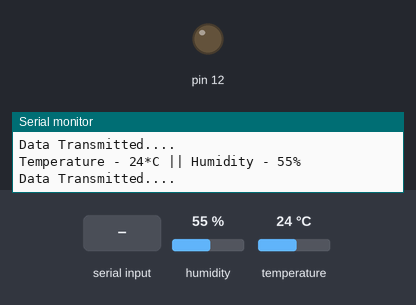
A sketch run on a simulated Arduino Uno, built with avr-gcc and run on an emulated ATmega328P. On the bench: output pins drawn as LEDs (lit = HIGH), the last lines printed to the serial monitor. The inputs (shaded band) are chosen by the test bench; at power-on: humidity 55 %, temperature 24 °C.

Above: at 2.8 s.
2.9 s: "1" received over the second serial link
At 4.8 s:
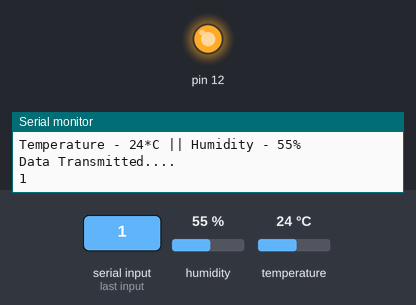
5.6 s: "0" received over the second serial link
At 7.4 s:
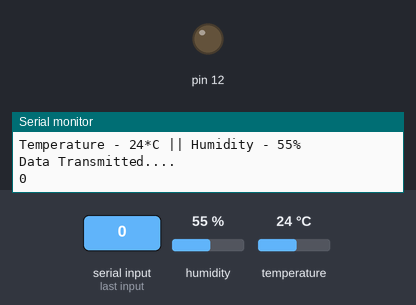
Timing chart, 0 to 8.9 s (numbered marks = the images above; inputs shaded):
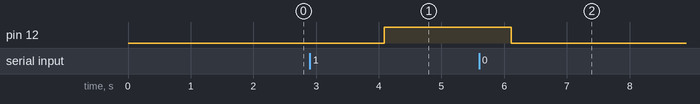

The sketch:

DataToESP.ino
```cpp
#include <SoftwareSerial.h>
#include <stdlib.h>
#include <SimpleDHT.h>

int pinDHT11 = 8;
SimpleDHT11 dht11;

SoftwareSerial esp8266(2,3); // 2 TX-TX, 3 RX-RX, CH_PD-VCC

void setup() {
  // put your setup code here, to run once:
  pinMode(12,OUTPUT);
  Serial.begin(9600);
  esp8266.begin(9600);
}

void loop() {
  // put your main code here, to run repeatedly:

  byte temperature;
  byte humidity;
  int err = SimpleDHTErrSuccess;
  if ((err = dht11.read(pinDHT11, &temperature, &humidity, NULL)) != SimpleDHTErrSuccess) {
    Serial.print("Read DHT11 failed, err=");
    Serial.println(err);
    delay(500);
  }
  else{
    Serial.print("Temperature - ");
    Serial.print(temperature);
    Serial.print("*C || ");
    Serial.print("Humidity - ");
    Serial.print(humidity);
    Serial.println("%");

    // Sending data to ESP
    esp8266.print(temperature);
    esp8266.print(humidity);
    Serial.println("Data Transmitted....");

    String led;
    while(esp8266.available()){
      led = (char)esp8266.read();
      Serial.println(led);
    }

    if(led.length()==1){
      if(led.equals("1")){
        digitalWrite(12,HIGH);
      }else{
        digitalWrite(12,LOW);
      }
    }

    // DHT11 sampling rate is 1HZ (200ms)
    delay(2000);
  }
}
```

Measured:
- after the input at 2.9 s, pin 12: LOW → HIGH after 1.2 s
- after the input at 5.6 s, pin 12: HIGH → LOW after 0.51 s
